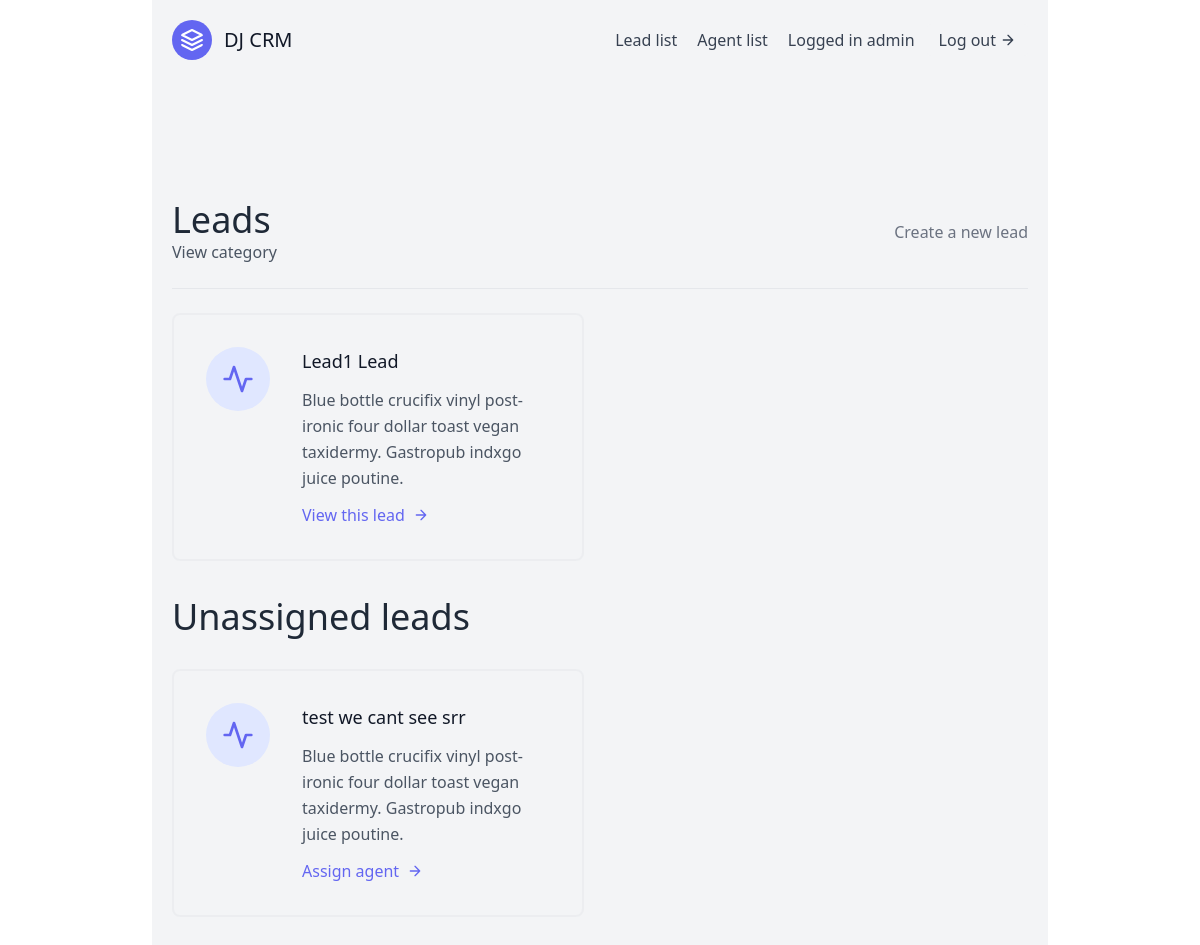
The app's page /leads/ (signed in), older data.
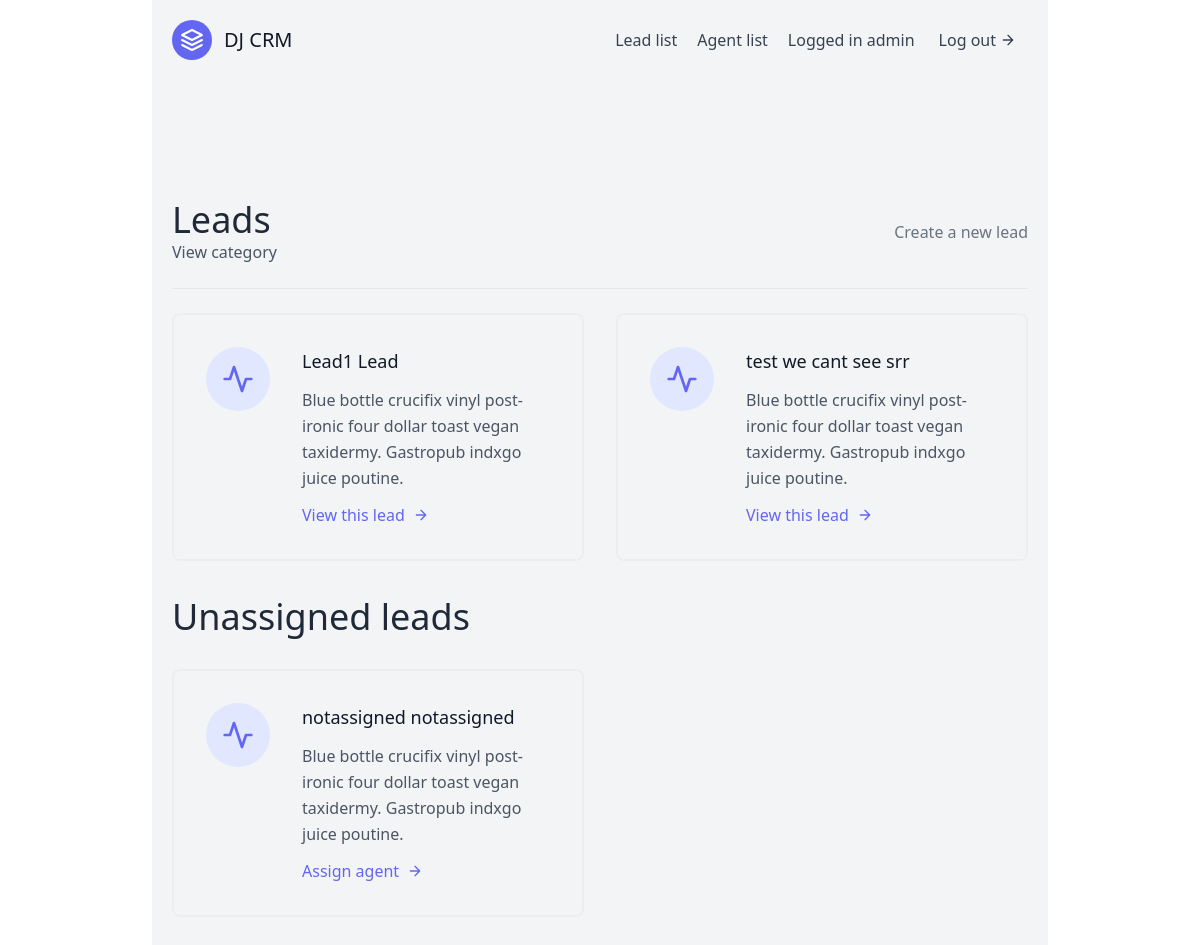
The same page, newer data.
### leads/models.py (models this page shows)
class Lead(models.Model):
	first_name 		= models.CharField(max_length=20)
	last_name 		= models.CharField(max_length=20)
	age 			= models.IntegerField(default=0)
	organisation 	= models.ForeignKey(UserProfile, null=True, blank=True, on_delete=models.CASCADE)
	agent 			= models.ForeignKey("Agent", null=True, blank=True, on_delete=models.SET_NULL)
	category 		= models.ForeignKey("Category", null=True, related_name="leads", blank=True, on_delete=models.SET_NULL)
	def __str__(self):
		return f"{self.first_name} {self.last_name}"

### leads/views.py (the view)
# urls.py: path('', LeadListView.as_view(), name="lead-list"),
class LeadListView(LoginRequiredMixin, ListView):
	template_name = "leads/lead_list.html"
	context_object_name = 'leads'
	def get_queryset(self):
		user=self.request.user
		if user.is_organisor:
			queryset = Lead.objects.filter(organisation=user.userprofile, agent__isnull=False)
		else:
			queryset = Lead.objects.filter(organisation=user.agent.organisation)
			queryset = queryset.filter(agent__user=user)
		return queryset
	def get_context_data(self, **kwargs):
		user=self.request.user
		context = super(LeadListView, self).get_context_data(**kwargs)
		if user.is_organisor:
			queryset = Lead.objects.filter(organisation=user.userprofile, agent__isnull=True)
			context.update({
				"unassigned_leads": queryset
			})
			print(f'queryset wynosi {queryset}')
		return context

### leads/templates/leads/lead_list.html (shortened to what this page needs)
{% extends "base.html" %}
{% block content %}
<section class="text-gray-600 body-font">
  <div class="container px-5 py-24 mx-auto flex flex-wrap">
  	<div class="w-full mb-6 py-6 flex justify-between items-center border-b border-gray-200">
  		<div>
  			<h1 class="text-4xl text-gray-800">Leads</h1>
        	<a href="{% url 'leads:category-list'%}">View category
        	</a>
  		</div>
  		{% if request.user.is_organisor %}
  		<div>
  			<a class="text-gray-500 hover:text-blue-500" href="{% url 'leads:lead-create' %}">Create a new lead</a>
  		</div>
  		{% endif %}
  	</div>
	    <div class="flex flex-wrap -m-4">
	    {% for lead in leads%}
	      <div class="p-4 lg:w-1/2 md:w-full">
	        <div class="flex border-2 rounded-lg border-gray-200 border-opacity-50 p-8 sm:flex-row flex-col">
	          <div class="w-16 h-16 sm:mr-8 sm:mb-0 mb-4 inline-flex items-center justify-center rounded-full bg-indigo-100 text-indigo-500 flex-shrink-0">
	            <svg fill="none" stroke="currentColor" stroke-linecap="round" stroke-linejoin="round" stroke-width="2" class="w-8 h-8" viewBox="0 0 24 24">
	              <path d="M22 12h-4l-3 9L9 3l-3 9H2"></path>
	            </svg>
	          </div>
	          <div class="flex-grow">
	            <h2 class="text-gray-900 text-lg title-font font-medium mb-3">
	            	{{lead.first_name}} {{lead.last_name}}
	        	</h2>
	            <p class="leading-relaxed text-base">
	            	Blue bottle crucifix vinyl post-ironic four dollar toast vegan taxidermy. Gastropub indxgo juice poutine.
	        	</p>
	            <a href="{% url 'leads:lead-detail' lead.pk %}" class="mt-3 text-indigo-500 inline-flex items-center">
	            	View this lead
	              	<svg fill="none" stroke="currentColor" stroke-linecap="round" stroke-linejoin="round" stroke-width="2" class="w-4 h-4 ml-2" viewBox="0 0 24 24">
	                	<path d="M5 12h14M12 5l7 7-7 7"></path>
	              	</svg>
	            </a>
	          </div>
	        </div>
	      </div>
	      {% endfor %}
	    </div>
	    {% if unassigned_leads.exists %}
	      <div class="mt-5 flex flex-wrap -m-4">
	      	<div class="p-4 w-full">
	      		<h1 class="text-4xl text-gray-800">Unassigned leads</h1>
	      	</div>
		    {% for lead in unassigned_leads%}
		      <div class="p-4 lg:w-1/2 md:w-full">
		        <div class="flex border-2 rounded-lg border-gray-200 border-opacity-50 p-8 sm:flex-row flex-col">
		          <div class="w-16 h-16 sm:mr-8 sm:mb-0 mb-4 inline-flex items-center justify-center rounded-full bg-indigo-100 text-indigo-500 flex-shrink-0">
		            <svg fill="none" stroke="currentColor" stroke-linecap="round" stroke-linejoin="round" stroke-width="2" class="w-8 h-8" viewBox="0 0 24 24">
		              <path d="M22 12h-4l-3 9L9 3l-3 9H2"></path>
		            </svg>
		          </div>
		          <div class="flex-grow">
		            <h2 class="text-gray-900 text-lg title-font font-medium mb-3">
		            	{{lead.first_name}} {{lead.last_name}}
		        	</h2>
		            <p class="leading-relaxed text-base">
		            	Blue bottle crucifix vinyl post-ironic four dollar toast vegan taxidermy. Gastropub indxgo juice poutine.
		        	</p>
		            <a href="{% url 'leads:assign-agent' lead.pk %}" class="mt-3 text-indigo-500 inline-flex items-center">
		            	Assign agent
		              	<svg fill="none" stroke="currentColor" stroke-linecap="round" stroke-linejoin="round" stroke-width="2" class="w-4 h-4 ml-2" viewBox="0 0 24 24">
		                	<path d="M5 12h14M12 5l7 7-7 7"></path>
		              	</svg>
		            </a>
		          </div>
		        </div>
		      </div>
		      {% endfor %}
		     {% endif %}
	    </div>
  </div>
</section>
{% endblock content %}

Row changes from the older to the newer data that the page shows:
changed Lead "test we cant see": moves from the list under "Unassigned leads" to the list under "Leads"
added Lead: first_name "notassigned", last_name "notassigned", shown under "Unassigned leads"
